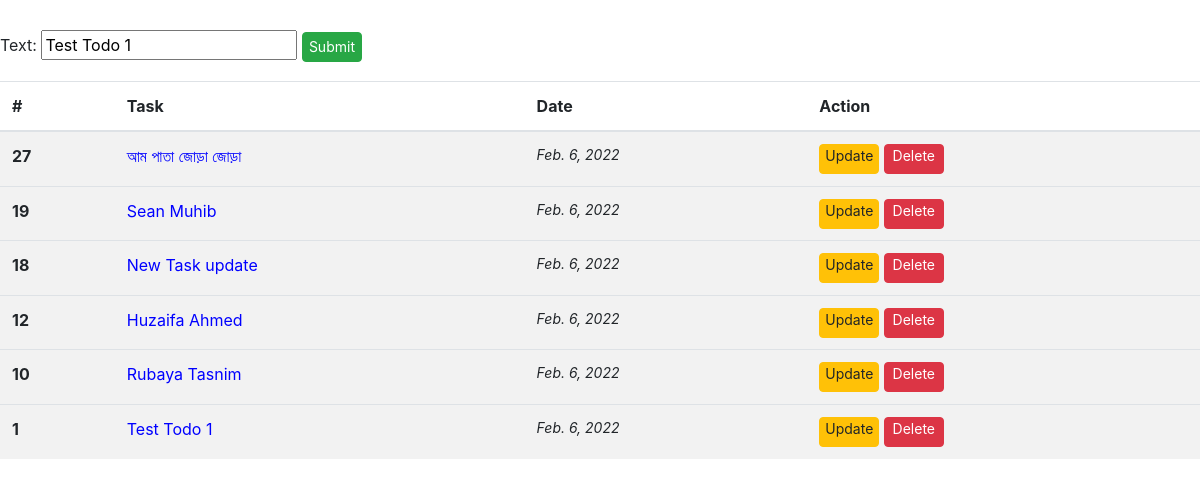
The app's page /update-1 with its own data.
### todoapp/models.py (models this page shows, shortened)
class TODOModel(models.Model):
    text = models.CharField(max_length=150)
    date = models.DateField(auto_now_add=True)

### todoapp/views.py (the view)
# urls.py: path('update-<int:id>', update),
def update(request, id):
    data_list = TODOModel.objects.all().order_by("-id")
    obj = get_object_or_404(TODOModel, id=id)
    form = TODOForm(request.POST or None, instance=obj)
    if form.is_valid():
        form.save()
        return redirect('/')
    return render(request, 'index.html', {"data": data_list, "form": form})

### todoapp/models.py
class TODOForm(ModelForm):
    class Meta:
        model = TODOModel
        fields = ["text", ]

### templates/index.html (shortened to what this page needs)
<!doctype html>
<html lang="en">
  <head>
    <link rel="stylesheet" href="https://stackpath.bootstrapcdn.com/bootstrap/4.1.3/css/bootstrap.min.css">
  </head>
  <body>
  <div class="form-group">
      <form method="post" style="padding-top: 30px">
          {{ form }}
          <button type="submit" class="btn btn-success" style="height: 30px;width: 60px; font-size: 14px; padding: 0">Submit</button>
      </form>
  </div>
    <table class="table table-striped">
  <thead>
    <tr>
      <th scope="col">#</th>
      <th scope="col">Task</th>
      <th scope="col">Date</th>
      <th scope="col">Action</th>
    </tr>
  </thead>
  <tbody>
        {% for t in data %}
            <tr>
            <th scope="row">{{ t.id }}</th>
            <td style="color: blue">{{ t.text }}</td>
            <td style="font-size: 14px; font-style: italic">{{ t.date }}</td>
                <td>
                    <a href="/update-{{ t.id }}" class="btn btn-warning" style="height: 30px;width: 60px; font-size: 14px; padding: 0">Update</a>
                    <a href="/delete-{{ t.id }}" class="btn btn-danger" style="height: 30px;width: 60px; font-size: 14px; padding: 0">Delete</a>
                </td>
             <tr>
        {% endfor %}
  </tbody>
</table>
  </body>
</html>

### records on screen
TODOModel: text "Test Todo 1", id "1", date "Feb. 6, 2022"
TODOModel: id "27", text "আম পাতা জোড়া জোড়া", date "Feb. 6, 2022"
TODOModel: id "19", text "Sean Muhib", date "Feb. 6, 2022"
TODOModel: id "18", text "New Task update", date "Feb. 6, 2022"
TODOModel: id "12", text "Huzaifa Ahmed", date "Feb. 6, 2022"
TODOModel: id "10", text "Rubaya Tasnim", date "Feb. 6, 2022"
